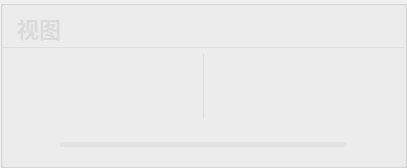
          <widget class="QGroupBox" name="groupBox_201">
           <property name="styleSheet">
            <string notr="true">#groupBox_201{
background-color: rgba(95, 95, 95, 200);
border: 0px solid #42adff;
border-left: 1px solid rgba(200, 200, 200,100);
border-right: 0px solid rgba(29, 83, 185, 255);
border-radius:0px;}</string>
           </property>
           <property name="title">
            <string/>
           </property>
           <layout class="QVBoxLayout" name="verticalLayout_4" stretch="0,1,0">
            <property name="leftMargin">
             <number>0</number>
            </property>
            <property name="topMargin">
             <number>0</number>
            </property>
            <property name="rightMargin">
             <number>0</number>
            </property>
            <property name="bottomMargin">
             <number>0</number>
            </property>
            <item>
             <widget class="QGroupBox" name="groupBox_3">
              <property name="minimumSize">
               <size>
                <width>0</width>
                <height>42</height>
               </size>
              </property>
              <property name="maximumSize">
               <size>
                <width>16777215</width>
                <height>42</height>
               </size>
              </property>
              <property name="styleSheet">
               <string notr="true">#groupBox_3{
border: 0px solid #42adff;
border-bottom: 1px solid rgba(200, 200, 200,100);
border-radius:0px;}</string>
              </property>
              <property name="title">
               <string/>
              </property>
              <layout class="QHBoxLayout" name="horizontalLayout_6">
               <property name="leftMargin">
                <number>11</number>
               </property>
               <property name="topMargin">
                <number>0</number>
               </property>
               <property name="rightMargin">
                <number>11</number>
               </property>
               <property name="bottomMargin">
                <number>0</number>
               </property>
               <item>
                <widget class="QLabel" name="label_6">
                 <property name="minimumSize">
                  <size>
                   <width>0</width>
                   <height>0</height>
                  </size>
                 </property>
                 <property name="maximumSize">
                  <size>
                   <width>16777215</width>
                   <height>40</height>
                  </size>
                 </property>
                 <property name="styleSheet">
                  <string notr="true">QLabel
{
	font-size: 22px;
	font-family: &quot;Microsoft YaHei&quot;;
	font-weight: bold;
 		border-radius:9px;
		background:rgba(66, 195, 255, 0);
color: rgb(218, 218, 218);
}
</string>
                 </property>
                 <property name="text">
                  <string>视图</string>
                 </property>
                </widget>
               </item>
               <item>
                <spacer name="horizontalSpacer_14">
                 <property name="orientation">
                  <enum>Qt::Horizontal</enum>
                 </property>
                 <property name="sizeHint" stdset="0">
                  <size>
                   <width>40</width>
                   <height>20</height>
                  </size>
                 </property>
                </spacer>
               </item>
               <item>
                <widget class="QLabel" name="fps_label">
                 <property name="minimumSize">
                  <size>
                   <width>100</width>
                   <height>40</height>
                  </size>
                 </property>
                 <property name="maximumSize">
                  <size>
                   <width>100</width>
                   <height>40</height>
                  </size>
                 </property>
                 <property name="styleSheet">
                  <string notr="true">QLabel
{
	font-size: 20px;
	font-family: &quot;Microsoft YaHei&quot;;
	font-weight: bold;
 		border-radius:9px;
		background:rgba(66, 195, 255, 0);
color: rgb(218, 218, 218);
}
</string>
                 </property>
                 <property name="text">
                  <string/>
                 </property>
                 <property name="alignment">
                  <set>Qt::AlignCenter</set>
                 </property>
                </widget>
               </item>
              </layout>
             </widget>
            </item>
            <item>
             <widget class="QSplitter" name="splitter">
              <property name="enabled">
               <bool>true</bool>
              </property>
              <property name="styleSheet">
               <string notr="true">#splitter::handle{background: 1px solid  rgba(200, 200, 200,100);}</string>
              </property>
              <property name="frameShape">
               <enum>QFrame::NoFrame</enum>
              </property>
              <property name="lineWidth">
               <number>10</number>
              </property>
              <property name="orientation">
               <enum>Qt::Horizontal</enum>
              </property>
              <property name="handleWidth">
               <number>1</number>
              </property>
              <widget class="Label_click_Mouse" name="raw_video">
               <property name="enabled">
                <bool>true</bool>
               </property>
               <property name="sizePolicy">
                <sizepolicy hsizetype="Ignored" vsizetype="Ignored">
                 <horstretch>0</horstretch>
                 <verstretch>0</verstretch>
                </sizepolicy>
               </property>
               <property name="minimumSize">
                <size>
                 <width>200</width>
                 <height>0</height>
                </size>
               </property>
               <property name="font">
                <font>
                 <family>微软雅黑</family>
                 <pointsize>36</pointsize>
                </font>
               </property>
               <property name="cursor">
                <cursorShape>ArrowCursor</cursorShape>
               </property>
               <property name="styleSheet">
                <string notr="true">color: rgb(255, 255, 255);
</string>
               </property>
               <property name="text">
                <string/>
               </property>
               <property name="scaledContents">
                <bool>false</bool>
               </property>
               <property name="alignment">
                <set>Qt::AlignCenter</set>
               </property>
              </widget>
              <widget class="Label_click_Mouse" name="out_video">
               <property name="enabled">
                <bool>true</bool>
               </property>
               <property name="sizePolicy">
                <sizepolicy hsizetype="Ignored" vsizetype="Ignored">
                 <horstretch>0</horstretch>
                 <verstretch>0</verstretch>
                </sizepolicy>
               </property>
               <property name="minimumSize">
                <size>
                 <width>200</width>
                 <height>0</height>
                </size>
               </property>
               <property name="font">
                <font>
                 <family>微软雅黑</family>
                 <pointsize>36</pointsize>
                </font>
               </property>
               <property name="cursor">
                <cursorShape>ArrowCursor</cursorShape>
               </property>
               <property name="styleSheet">
                <string notr="true">color: rgb(218, 218, 218);
</string>
               </property>
               <property name="text">
                <string/>
               </property>
               <property name="scaledContents">
                <bool>false</bool>
               </property>
               <property name="alignment">
                <set>Qt::AlignCenter</set>
               </property>
              </widget>
             </widget>
            </item>
            <item>
             <layout class="QHBoxLayout" name="horizontalLayout_12">
              <property name="sizeConstraint">
               <enum>QLayout::SetNoConstraint</enum>
              </property>
              <property name="leftMargin">
               <number>11</number>
              </property>
              <property name="rightMargin">
               <number>11</number>
              </property>
              <item>
               <widget class="QPushButton" name="runButton">
                <property name="minimumSize">
                 <size>
                  <width>40</width>
                  <height>40</height>
                 </size>
                </property>
                <property name="styleSheet">
                 <string notr="true">QPushButton {
border-style: solid;
border-width: 0px;
border-radius: 0px;
background-color: rgba(223, 223, 223, 0);
}
QPushButton::focus{outline: none;}
QPushButton::hover {
border-style: solid;
border-width: 0px;
border-radius: 0px;
background-color: rgba(223, 223, 223, 150);}</string>
                </property>
                <property name="text">
                 <string/>
                </property>
                <property name="icon">
                 <iconset resource="apprcc.qrc">
                  <normaloff>:/img/icon/运行.png</normaloff>
                  <normalon>:/img/icon/暂停.png</normalon>
                  <disabledoff>:/img/icon/运行.png</disabledoff>
                  <disabledon>:/img/icon/暂停.png</disabledon>
                  <activeoff>:/img/icon/运行.png</activeoff>
                  <activeon>:/img/icon/暂停.png</activeon>
                  <selectedoff>:/img/icon/运行.png</selectedoff>
                  <selectedon>:/img/icon/暂停.png</selectedon>:/img/icon/运行.png</iconset>
                </property>
                <property name="iconSize">
                 <size>
                  <width>30</width>
                  <height>30</height>
                 </size>
                </property>
                <property name="checkable">
                 <bool>true</bool>
                </property>
               </widget>
              </item>
              <item>
               <widget class="QProgressBar" name="progressBar">
                <property name="maximumSize">
                 <size>
                  <width>16777215</width>
                  <height>5</height>
                 </size>
                </property>
                <property name="styleSheet">
                 <string notr="true">QProgressBar{ color: rgb(255, 255, 255); font:12pt; border-radius:2px; text-align:center; border:none; background-color: rgba(215, 215, 215,100);} 
QProgressBar:chunk{ border-radius:0px; background: rgba(55, 55, 55, 200);}</string>
                </property>
                <property name="maximum">
                 <number>1000</number>
                </property>
                <property name="value">
                 <number>0</number>
                </property>
                <property name="textVisible">
                 <bool>false</bool>
                </property>
               </widget>
              </item>
              <item>
               <widget class="QPushButton" name="stopButton">
                <property name="minimumSize">
                 <size>
                  <width>40</width>
                  <height>40</height>
                 </size>
                </property>
                <property name="styleSheet">
                 <string notr="true">QPushButton {
border-style: solid;
border-width: 0px;
border-radius: 0px;
background-color: rgba(223, 223, 223, 0);
}
QPushButton::focus{outline: none;}
QPushButton::hover {
border-style: solid;
border-width: 0px;
border-radius: 0px;
background-color: rgba(223, 223, 223, 150);}</string>
                </property>
                <property name="text">
                 <string/>
                </property>
                <property name="icon">
                 <iconset resource="apprcc.qrc">
                  <normaloff>:/img/icon/终止.png</normaloff>:/img/icon/终止.png</iconset>
                </property>
                <property name="iconSize">
                 <size>
                  <width>30</width>
                  <height>30</height>
                 </size>
                </property>
               </widget>
              </item>
             </layout>
            </item>
           </layout>
          </widget>
